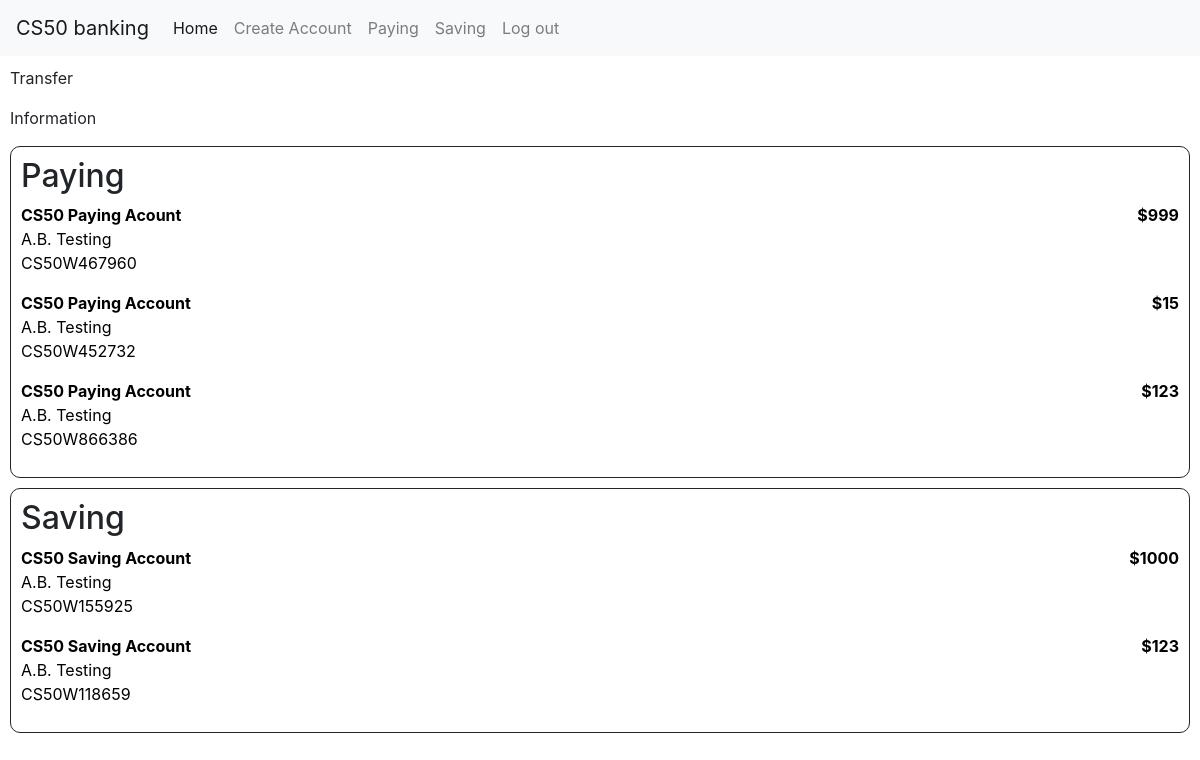
Before: / (signed in) with the older database file.
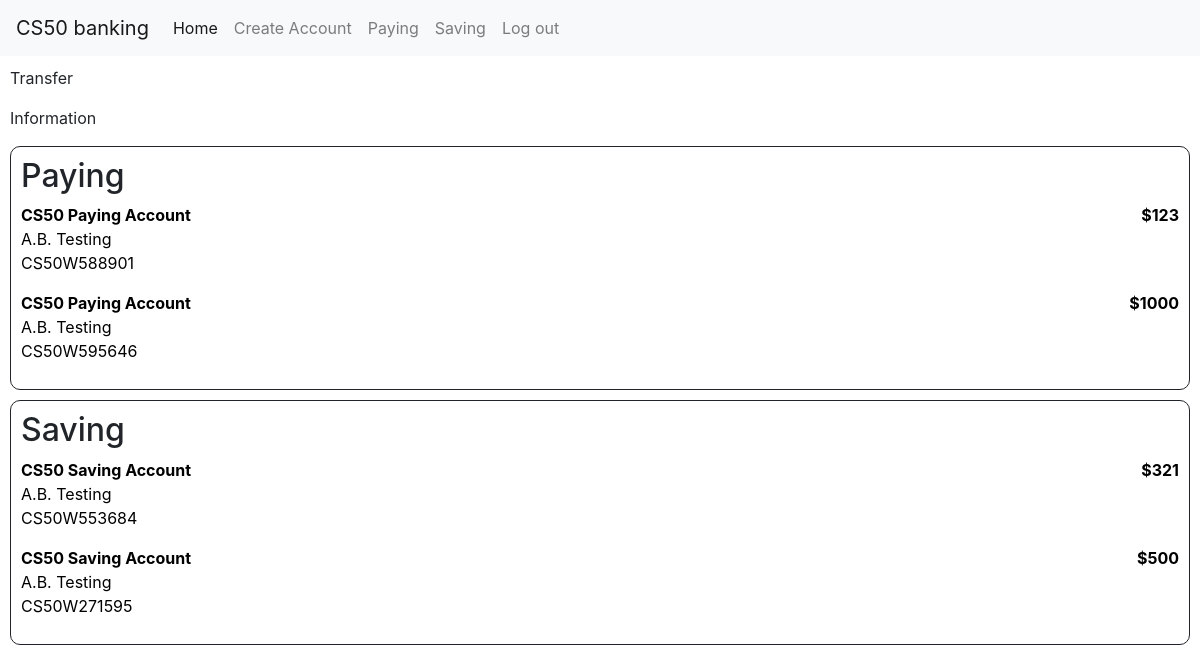
After: the same page with the newer database file.
### bank/models.py (models this page shows, shortened)
class Bankaccount(models.Model):
    holder = models.ManyToManyField('User', blank=False, related_name="account")
    name = models.CharField(max_length=50)
    number = models.CharField(max_length=18, unique=True)
    amount = models.IntegerField()
    type = models.CharField(max_length=4)
    interest = models.IntegerField()

class User(AbstractUser):
    def __str__(self):
        return f"{self.first_name} {self.last_name}"

### bank/views.py (the view)
# urls.py: path("", views.index, name="index"),
def index(request):
    if request.user.is_authenticated:
        user = User.objects.get(pk=request.user.id)
        return render(request, "bank/index.html", {
            "user": user,
            "paying_accounts": user.account.filter(type = "Pay"),
            "saving_accounts": user.account.filter(type = "Save")
        })
    else:
        return login_view(request)

### bank/templates/bank/index.html (shortened to what this page needs)
{% extends "bank/layout.html" %}
{% load static %}
{% block body %}
    <div id"index_container">
        <div id="index_actions">
            <p>Transfer</p>
            <p>Information</p>
        </div>
        <div id="index_paying">
            <h2>Paying</h2>
            {% for account in paying_accounts %}
                <a id="account_href" href="{% url 'account' id=account.id %}">
                    <div id="paying_account{{ account.id }}">
                        <div id="paying_account_flex">
                            <b>{{ account.name }}</b>
                            <b>${{ account.amount }}</b>
                        </div>
                        <p>
                            {{ user }}<br>
                            {{ account.number }}
                        </p>
                    </div>
                </a>
            {% endfor %}
        </div>
        <div id="index_saving">
            <h2>Saving</h2>
            {% for account in saving_accounts %}
                <a id="account_href" href="{% url 'account' id=account.id %}">
                    <div id="saving_account{{ account.id }}">
                        <div id="saving_account_flex">
                            <b>{{ account.name }}</b>
                            <b>${{ account.amount }}</b>
                        </div>
                        <p>
                            {{ user }}<br>
                            {{ account.number }}
                        </p>
                    </div>
                </a>
            {% endfor %}
        </div>
    </div>
{% endblock %}

### bank/templates/bank/layout.html (shortened to what this page needs)
{% load static %}
<!DOCTYPE html>
<html lang="en">
<head>
  <link href="{% static 'bank/styles.css' %}" rel="stylesheet">
  <link rel="stylesheet" href="https://cdn.jsdelivr.net/npm/bootstrap@4.3.1/dist/css/bootstrap.min.css">
</head>
<body>
    <header>
        <nav class="navbar navbar-expand-lg navbar-light bg-light">
            <a class="navbar-brand" href="{% url 'index' %}">CS50 banking</a>
            <div class="collapse navbar-collapse" id="navbar_items">
              <ul class="navbar-nav">
                <li class="nav-item active">
                  <a class="nav-link" href="{% url 'index' %}">Home <span class="sr-only">(current)</span></a>
                </li>
                <li class="nav-item">
                  <a class="nav-link" href="{% url 'create_account' %}">Create Account</a>
                </li>
                <li class="nav-item">
                  <a class="nav-link" href="#">Paying</a>
                </li>
                <li class="nav-item">
                  <a class="nav-link" href="#">Saving</a>
                </li>
                <li class = "nav-item">
                  <a class="nav-link" href="{% url 'logout' %}">Log out</a>
                </li>
              </ul>
          </nav>
    </header>
    <div class="body">
        {% block body %}
        {% endblock %}
    </div>
</body>
</html>

### bank/static/bank/styles.css (style rules this page uses)
#index_paying, #index_saving, #account_transactions { border: 1px solid; border-radius: 10px; margin: 10px; padding: 10px; }
#index_actions { margin: 10px; }
#paying_account_flex, #saving_account_flex, #transaction_flex { display: flex; flex-direction: row; justify-content: space-between; }
#account_href:link, #account_href:hover, #account_href:visited, #account_href:active { color: black; text-decoration: none; }

Changed rows visible on the page:
removed Bankaccount: name "CS50 Paying Acount", amount "999", {{ user }} "A.B. Testing", number "CS50W467960", shown under "Paying"
removed Bankaccount: name "CS50 Paying Account", amount "15", {{ user }} "A.B. Testing", number "CS50W452732", shown under "Paying"
removed Bankaccount: name "CS50 Paying Account", amount "123", {{ user }} "A.B. Testing", number "CS50W866386", shown under "Paying"
removed Bankaccount: name "CS50 Saving Account", amount "1000", {{ user }} "A.B. Testing", number "CS50W155925", shown under "Saving"
removed Bankaccount: name "CS50 Saving Account", amount "123", {{ user }} "A.B. Testing", number "CS50W118659", shown under "Saving"
added Bankaccount: name "CS50 Paying Account", amount "123", {{ user }} "A.B. Testing", number "CS50W588901", shown under "Paying"
added Bankaccount: name "CS50 Paying Account", amount "1000", {{ user }} "A.B. Testing", number "CS50W595646", shown under "Paying"
added Bankaccount: name "CS50 Saving Account", amount "321", {{ user }} "A.B. Testing", number "CS50W553684", shown under "Saving"
added Bankaccount: name "CS50 Saving Account", amount "500", {{ user }} "A.B. Testing", number "CS50W271595", shown under "Saving"
